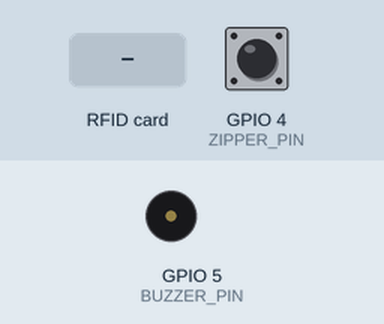
Bench run of a sketch on a simulated ESP32. Parts: buzzer (waves = sounding, pin HIGH). Inputs (shaded band) come from the test bench; at power-on: GPIO 4 (ZIPPER_PIN) HIGH. WiFi joins after 1.5 s; servers stay silent unless stated; web services answer with replies made up by the test bench; what the sketch prints to the serial monitor is not drawn.

Above: at 2.9 s.
3.0 s: GPIO 4 (ZIPPER_PIN) pulled LOW for 0.15 s
At 3.35 s:
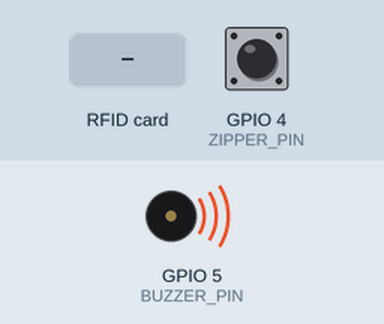
6.1 s: RFID card 63 69 FB 27 held to the reader
7.6 s: GPIO 4 (ZIPPER_PIN) pulled LOW for 1 s
10.1 s: GPIO 4 (ZIPPER_PIN) pulled LOW for 3.2 s
At 14.5 s:
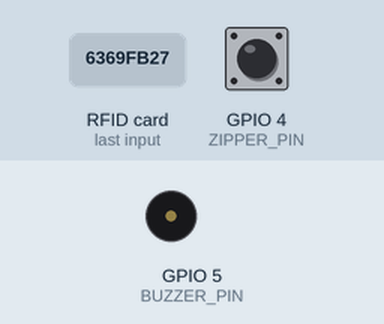
14.8 s: RFID card 5E 7A 19 C4 held to the reader
At 15.16 s:
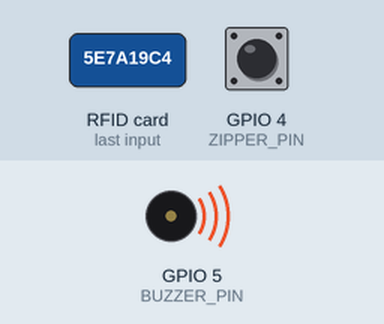
Timing chart, 0 to 18.8 s (numbered marks = the images above; inputs shaded):
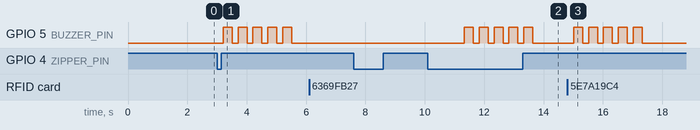

Measured:
- after the input at 3.0 s, GPIO 5 (BUZZER_PIN): alternates HIGH for 0.30 s and LOW for 0.20 s, starting after 0.21 s
- after the input at 6.1 s, every drawn part: stays the same
- after the input at 7.6 s, every drawn part: stays the same
- after the input at 10.1 s, GPIO 5 (BUZZER_PIN): alternates HIGH for 0.30 s and LOW for 0.20 s, 10 changes in all, then stays LOW, starting after 1.2 s
- after the input at 14.8 s, GPIO 5 (BUZZER_PIN): alternates HIGH for 0.30 s and LOW for 0.20 s, 10 changes in all, then stays LOW, starting after 0.22 s

The sketch:

ESP32_bag.ino
```cpp
#include <WiFi.h>
#include <HTTPClient.h>
#include <SPI.h>
#include <MFRC522.h>

#define SS_PIN 21
#define RST_PIN 22
#define BUZZER_PIN 5
#define ZIPPER_PIN 4

MFRC522 rfid(SS_PIN, RST_PIN);

// WiFi credentials
const char* ssid = "YourWiFiName";
const char* password = "YourWiFiPassword";

// Telegram Bot Info
String BOT_TOKEN = "YOUR_TELEGRAM_BOT_TOKEN";
String CHAT_ID = "YOUR_TELEGRAM_CHAT_ID"; // get this from @userinfobot

// Authorized RFID UID
byte authorizedUID[4] = {0x63, 0x69, 0xFB, 0x27}; // Your valid card UID

bool accessGranted = false;
unsigned long accessTime = 0;
const unsigned long accessWindow = 5000; // 5 seconds

void sendTelegramMessage(String text) {
  if (WiFi.status() == WL_CONNECTED) {
    HTTPClient http;
    String url = "https://api.telegram.org/bot" + BOT_TOKEN +
                 "/sendMessage?chat_id=" + CHAT_ID + "&text=" + text;
    http.begin(url);
    http.GET();
    http.end();
  }
}

void setup() {
  Serial.begin(115200);
  SPI.begin();
  rfid.PCD_Init();

  pinMode(BUZZER_PIN, OUTPUT);
  pinMode(ZIPPER_PIN, INPUT_PULLUP);

  WiFi.begin(ssid, password);
  Serial.print("Connecting to WiFi");
  while (WiFi.status() != WL_CONNECTED) {
    delay(500);
    Serial.print(".");
  }
  Serial.println("\nConnected!");
  sendTelegramMessage("👜 Smart Anti-Theft Bag System Activated");
}

void loop() {
  // RFID Detection
  if (rfid.PICC_IsNewCardPresent() && rfid.PICC_ReadCardSerial()) {
    if (isAuthorizedUID()) {
      accessGranted = true;
      accessTime = millis();
      digitalWrite(BUZZER_PIN, LOW);
      Serial.println("Access Granted: RFID Verified");
      sendTelegramMessage("✅ RFID Verified - Access Granted for 5 seconds");
    } else {
      Serial.println("Unauthorized RFID Tag Detected!");
      sendTelegramMessage("🚫 Unauthorized RFID Detected!");
      triggerAlarm();
    }
    rfid.PICC_HaltA();
  }

  // Zipper Access Check
  if (digitalRead(ZIPPER_PIN) == LOW) { // assuming LOW means opened
    if (accessGranted && millis() - accessTime < accessWindow) {
      Serial.println("Zipper Access Allowed");
    } else {
      Serial.println("⚠️ Unauthorized Zipper Access Detected!");
      sendTelegramMessage("⚠️ Unauthorized Zipper Access Detected!");
      triggerAlarm();
    }
  }

  // Reset access window after 5 seconds
  if (accessGranted && millis() - accessTime > accessWindow) {
    accessGranted = false;
  }
}

bool isAuthorizedUID() {
  for (byte i = 0; i < 4; i++) {
    if (rfid.uid.uidByte[i] != authorizedUID[i]) return false;
  }
  return true;
}

void triggerAlarm() {
  for (int i = 0; i < 5; i++) {
    digitalWrite(BUZZER_PIN, HIGH);
    delay(300);
    digitalWrite(BUZZER_PIN, LOW);
    delay(200);
  }
}
```
